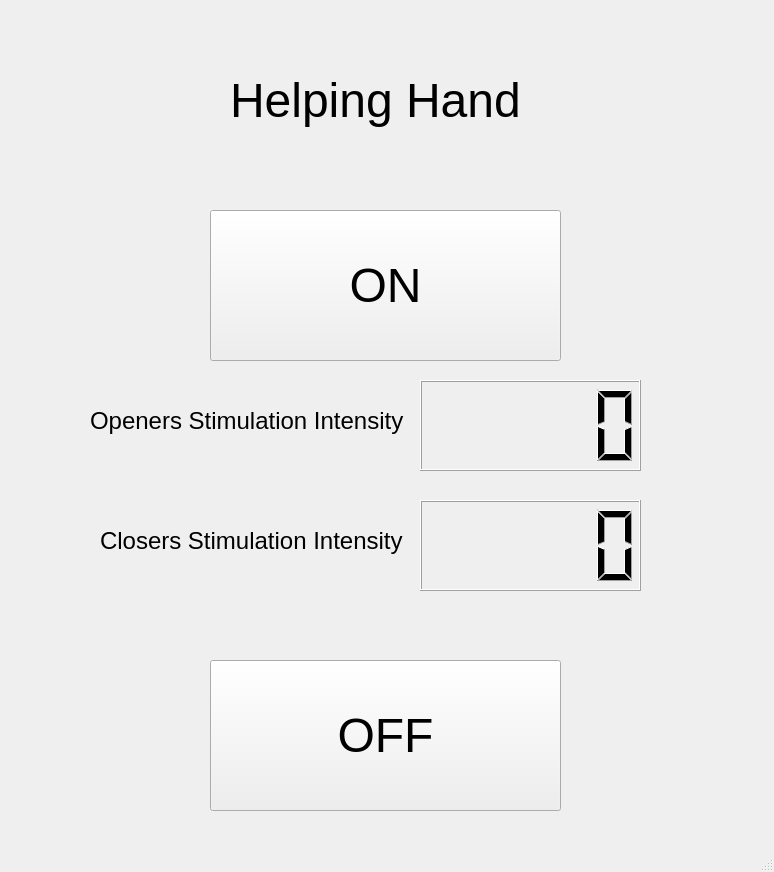
<?xml version="1.0" encoding="UTF-8"?>
<ui version="4.0">
 <class>MainWindow</class>
 <widget class="QMainWindow" name="MainWindow">
  <property name="geometry">
   <rect>
    <x>0</x>
    <y>0</y>
    <width>774</width>
    <height>872</height>
   </rect>
  </property>
  <property name="windowTitle">
   <string>MainWindow</string>
  </property>
  <widget class="QWidget" name="centralwidget">
   <widget class="QLabel" name="openers_label">
    <property name="geometry">
     <rect>
      <x>90</x>
      <y>390</y>
      <width>321</width>
      <height>61</height>
     </rect>
    </property>
    <property name="font">
     <font>
      <pointsize>18</pointsize>
     </font>
    </property>
    <property name="text">
     <string>Openers Stimulation Intensity</string>
    </property>
   </widget>
   <widget class="QLabel" name="closers_label">
    <property name="geometry">
     <rect>
      <x>100</x>
      <y>510</y>
      <width>321</width>
      <height>61</height>
     </rect>
    </property>
    <property name="font">
     <font>
      <pointsize>18</pointsize>
     </font>
    </property>
    <property name="text">
     <string>Closers Stimulation Intensity</string>
    </property>
   </widget>
   <widget class="QLCDNumber" name="openers_number">
    <property name="geometry">
     <rect>
      <x>420</x>
      <y>380</y>
      <width>221</width>
      <height>91</height>
     </rect>
    </property>
   </widget>
   <widget class="QLCDNumber" name="closers_number">
    <property name="geometry">
     <rect>
      <x>420</x>
      <y>500</y>
      <width>221</width>
      <height>91</height>
     </rect>
    </property>
   </widget>
   <widget class="QPushButton" name="on_button">
    <property name="geometry">
     <rect>
      <x>210</x>
      <y>210</y>
      <width>351</width>
      <height>151</height>
     </rect>
    </property>
    <property name="font">
     <font>
      <pointsize>36</pointsize>
     </font>
    </property>
    <property name="text">
     <string>ON</string>
    </property>
   </widget>
   <widget class="QPushButton" name="off_button">
    <property name="geometry">
     <rect>
      <x>210</x>
      <y>660</y>
      <width>351</width>
      <height>151</height>
     </rect>
    </property>
    <property name="font">
     <font>
      <pointsize>36</pointsize>
     </font>
    </property>
    <property name="text">
     <string>OFF</string>
    </property>
   </widget>
   <widget class="QLabel" name="title_label">
    <property name="geometry">
     <rect>
      <x>230</x>
      <y>70</y>
      <width>321</width>
      <height>61</height>
     </rect>
    </property>
    <property name="font">
     <font>
      <pointsize>36</pointsize>
     </font>
    </property>
    <property name="text">
     <string>Helping Hand </string>
    </property>
   </widget>
  </widget>
  <widget class="QStatusBar" name="statusbar"/>
  <action name="actionIncrease">
   <property name="text">
    <string>Increase</string>
   </property>
  </action>
  <action name="actionDecrease">
   <property name="text">
    <string>Decrease</string>
   </property>
  </action>
  <action name="action20">
   <property name="text">
    <string>100</string>
   </property>
  </action>
 </widget>
 <resources/>
 <connections/>
 <buttongroups>
  <buttongroup name="buttonGroup"/>
 </buttongroups>
</ui>
